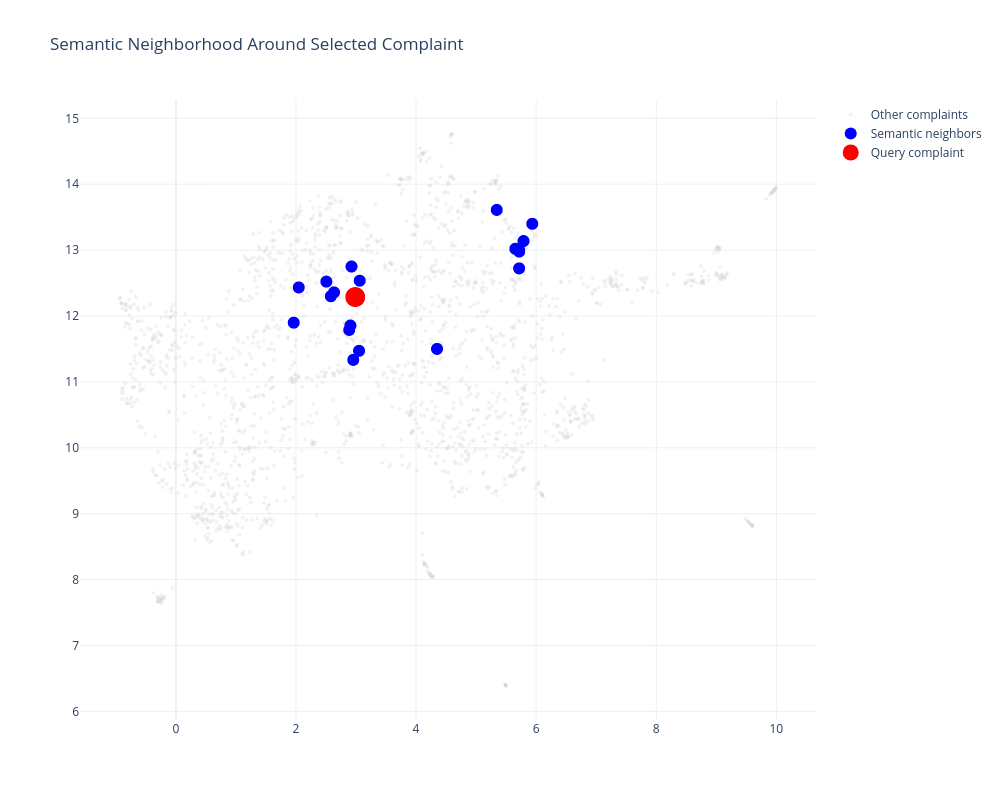

The notebook cell this image was saved under:
### Markdown cell above
### Visualizing the neighborhood

Each point represents a complaint.

Gray points are all complaints in the sample.

The red point is the complaint being investigated.

Blue points are the complaints retrieved through cosine similarity.

If the embeddings are meaningful, the blue points should end up near the red point.

### Code cell
import pandas as pd
import plotly.graph_objects as go

plot_df = pd.DataFrame({
    "x": embedding_2d[:, 0],
    "y": embedding_2d[:, 1]
})

plot_df["group"] = "Other"

plot_df.loc[top_indices, "group"] = "Similar"
plot_df.loc[query_index, "group"] = "Query"

fig = go.Figure()

# Gray background cloud
others = plot_df[plot_df["group"] == "Other"]

fig.add_trace(
    go.Scattergl(
        x=others["x"],
        y=others["y"],
        mode="markers",
        name="Other complaints",
        marker=dict(
            size=4,
            color="lightgray"
        ),
        opacity=0.3
    )
)

# Blue semantic neighbors
similar = plot_df[plot_df["group"] == "Similar"]

fig.add_trace(
    go.Scattergl(
        x=similar["x"],
        y=similar["y"],
        mode="markers",
        name="Semantic neighbors",
        marker=dict(
            size=12,
            color="blue"
        )
    )
)

# Big red query point
query = plot_df[plot_df["group"] == "Query"]

fig.add_trace(
    go.Scattergl(
        x=query["x"],
        y=query["y"],
        mode="markers",
        name="Query complaint",
        marker=dict(
            size=20,
            color="red"
        )
    )
)

fig.update_layout(
    title="Semantic Neighborhood Around Selected Complaint",
    width=1000,
    height=800,
    template="plotly_white"
)

fig.show()

### Figure 1 — Plotly figure (JSON) as saved in the notebook; plotly's stock layout.template omitted (floating-point values rounded to 4 significant figures; data arrays with more than 128 entries replaced by an {"elided": "..."} marker saying what was removed)
{"data": [{"marker": {"color": "lightgray", "size": 4}, "mode": "markers", "name": "Other complaints", "opacity": 0.3, "type": "scattergl", "x": {"elided": "1980 float values"}, "y": {"elided": "1980 float values"}}, {"marker": {"color": "blue", "size": 12}, "mode": "markers", "name": "Semantic neighbors", "type": "scattergl", "x": [5.654, 3.051, 5.344, 1.963, 2.506, 2.925, 2.634, 5.935, 2.907, 2.887, 3.062, 4.349, 5.718, 5.715, 2.955, 2.581, 2.047, 5.79, 5.716], "y": [13.02, 11.47, 13.61, 11.9, 12.52, 12.75, 12.36, 13.4, 11.86, 11.79, 12.54, 11.5, 12.98, 13.0, 11.33, 12.3, 12.43, 13.14, 12.72]}, {"marker": {"color": "red", "size": 20}, "mode": "markers", "name": "Query complaint", "type": "scattergl", "x": [2.988], "y": [12.29]}], "layout": {"height": 800, "title": {"text": "Semantic Neighborhood Around Selected Complaint"}, "width": 1000}}
